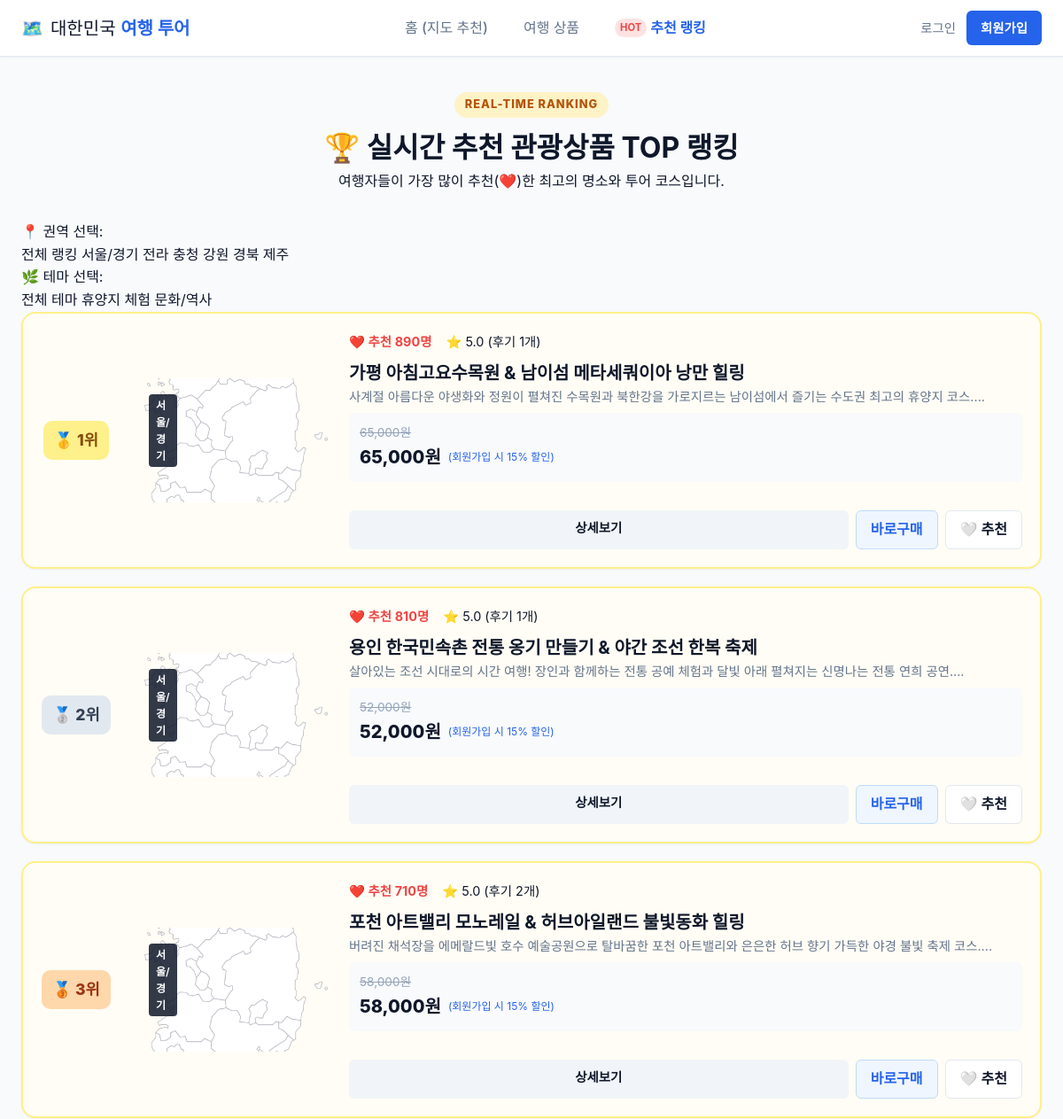
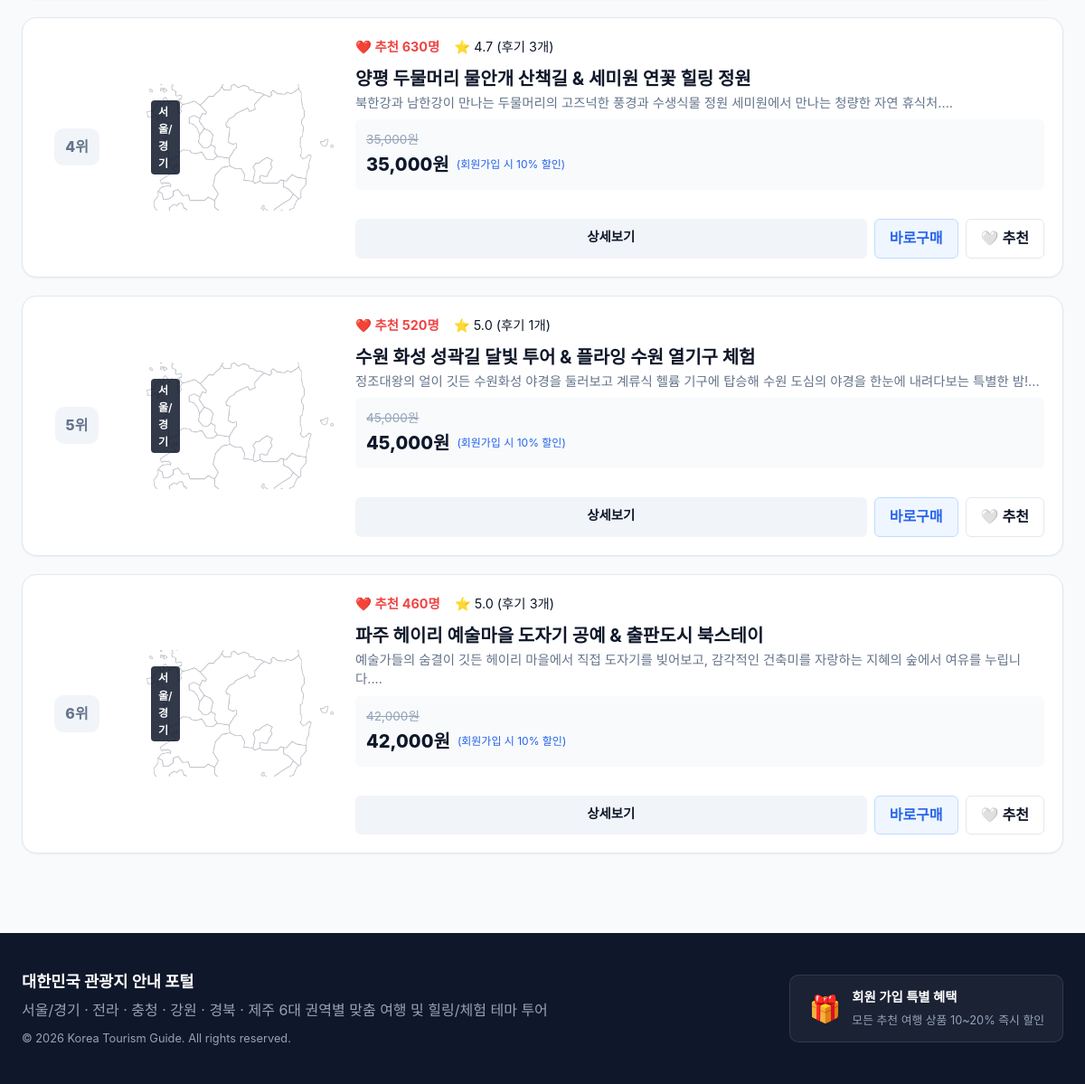
Before: /products/popular?region=서울/경기 with the older database file (2 pictures, top to bottom).
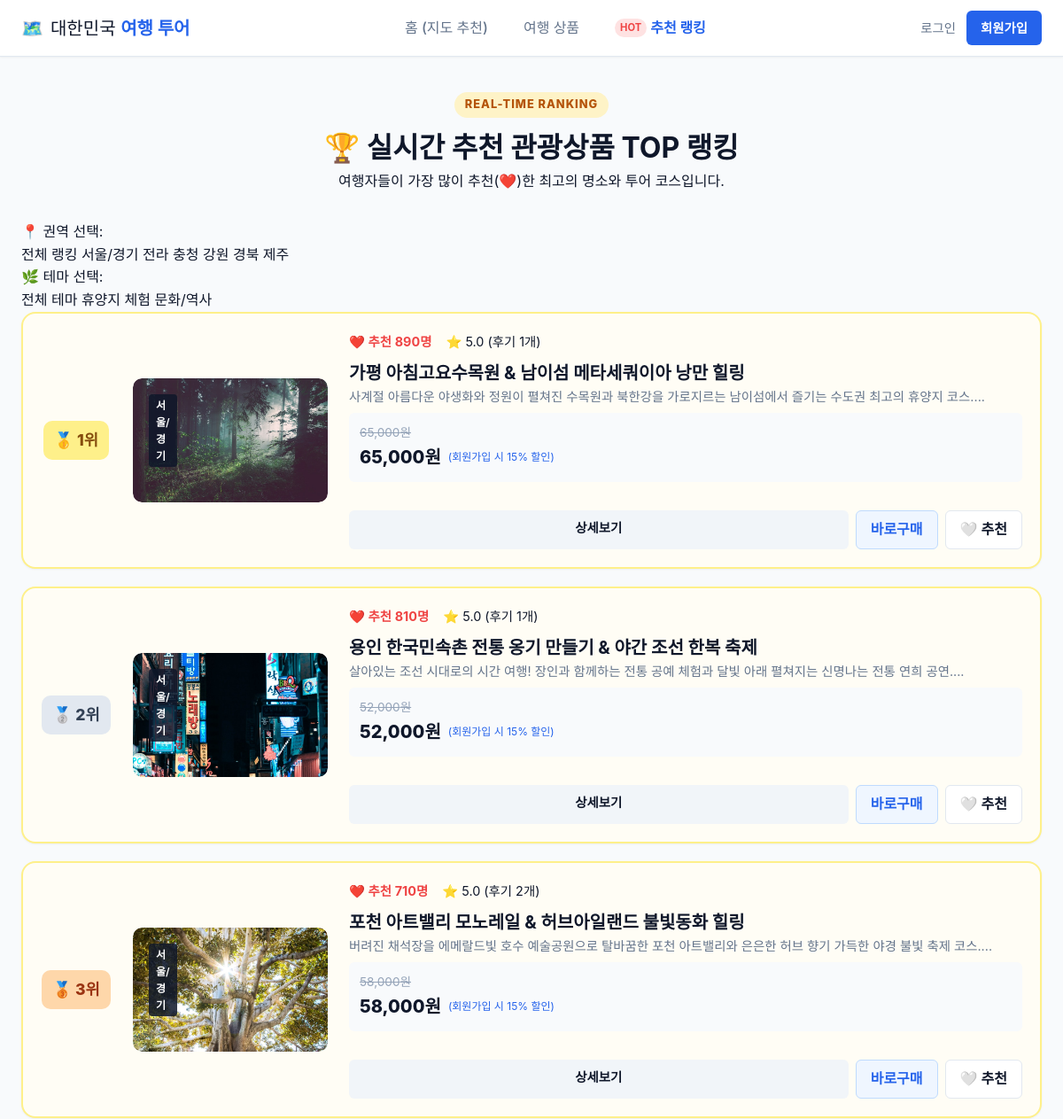
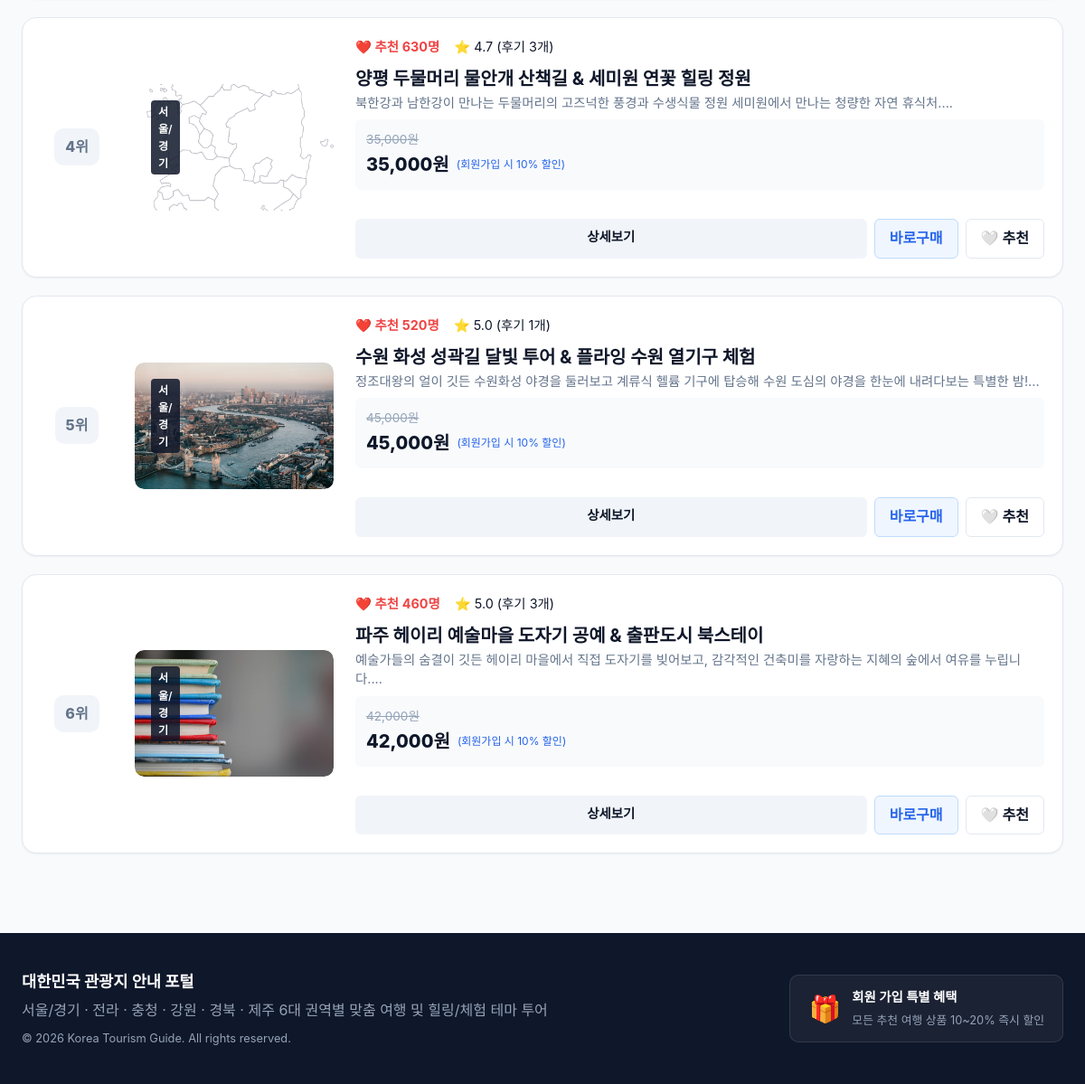
After: the same page with the newer database file (2 pictures, top to bottom).
### models/tour.py (models this page shows, shortened)
class TourProduct(db.Model):
    __tablename__ = 'tour_products'
    id = db.Column(db.Integer, primary_key=True)
    name = db.Column(db.String(150), nullable=False, index=True)
    description = db.Column(db.Text, nullable=False)
    region = db.Column(db.String(50), nullable=False, index=True) # 6개 지역
    theme_id = db.Column(db.Integer, db.ForeignKey('themes.id'), nullable=False)
    original_price = db.Column(db.Integer, nullable=False)
    member_discount_rate = db.Column(db.Float, default=0.15) # 회원 15% 기본 할인
    recommendation_count = db.Column(db.Integer, default=0, index=True) # 누적 추천수
    image_url = db.Column(db.String(255), default='/static/img/default-tour.jpg')
    image_urls = db.Column(db.Text, nullable=True) # JSON 문자열 형태의 3~4개 이상 이미지 URL 목록
    created_at = db.Column(db.DateTime, default=lambda: datetime.now(timezone.utc))
    reviews = db.relationship('Review', backref='product', lazy='dynamic', cascade='all, delete-orphan')
    likes = db.relationship('ProductLike', backref='product', lazy='dynamic', cascade='all, delete-orphan')
    order_items = db.relationship('OrderItem', backref='product', lazy='dynamic')
    cart_items = db.relationship('CartItem', backref='product', lazy='dynamic')
    def get_discounted_price(self, is_member=False):
        if is_member:
            return int(self.original_price * (1 - self.member_discount_rate))
        return self.original_price
    def get_average_rating(self):
        review_list = self.reviews.all()
        if not review_list:
            return 0.0
        return round(sum(r.rating for r in review_list) / len(review_list), 1)
    def get_image_list(self):
        if self.image_urls:
            try:
                import json
                urls = json.loads(self.image_urls)
                if isinstance(urls, list) and len(urls) > 0:
                    return urls
            except Exception:
                urls = [u.strip() for u in self.image_urls.splitlines() if u.strip()]
                if urls:
                    return urls
        if self.image_url:
            return [self.image_url]
        return ['/static/img/default-tour.jpg']

### models/review.py (models this page shows, shortened)
class Review(db.Model):
    __tablename__ = 'reviews'
    id = db.Column(db.Integer, primary_key=True)
    user_id = db.Column(db.Integer, db.ForeignKey('users.id', ondelete='CASCADE'), nullable=False)
    product_id = db.Column(db.Integer, db.ForeignKey('tour_products.id', ondelete='CASCADE'), nullable=False)
    title = db.Column(db.String(150), nullable=False)
    content = db.Column(db.Text, nullable=False)
    rating = db.Column(db.Integer, default=5, nullable=False) # 1~5
    created_at = db.Column(db.DateTime, default=lambda: datetime.now(timezone.utc))
    updated_at = db.Column(db.DateTime, default=lambda: datetime.now(timezone.utc), onupdate=lambda: datetime.now(timezone.utc))

### views/product_views.py (the view)
@product_bp.route('/popular')
def popular():
    region = request.args.get('region')
    theme_id = request.args.get('theme_id', type=int)
    query = TourProduct.query
    if region and region in RegionEnum.get_display_names():
        query = query.filter_by(region=region)
    if theme_id:
        query = query.filter_by(theme_id=theme_id)
    top_products = query.order_by(TourProduct.recommendation_count.desc()).all()
    themes = Theme.query.filter_by(is_active=True).all()
    regions = RegionEnum.get_display_names()
    return render_template(
        'product/popular.html',
        products=top_products,
        themes=themes,
        regions=regions,
        selected_region=region,
        selected_theme_id=theme_id
    )

### app.py (called while the page is built)
def create_app(config_class=Config):
    app = Flask(__name__, static_folder='static', template_folder='templates')
    app.config.from_object(config_class)
    db.init_app(app)
    login_manager.init_app(app)
    csrf.init_app(app)
    register_blueprints(app)
    @app.context_processor
    def inject_cart_count():
        from flask_login import current_user
        if current_user.is_authenticated and current_user.cart:
            return {'cart_count': current_user.cart.get_total_count()}
        return {'cart_count': 0}
    @app.errorhandler(404)
    def not_found_error(error):
        return render_template('base.html'), 404
    @app.errorhandler(500)
    def internal_error(error):
        db.session.rollback()
        return render_template('base.html'), 500
    with app.app_context():
        db.create_all()
    return app

### models/tour.py (called while the page is built)
    @classmethod
    def get_display_names(cls):
        return [r.value for r in cls]

### templates/product/popular.html (shortened to what the changed rows need)
{% extends "base.html" %}
{% block content %}
<div class="container page-content">
  <div class="ranking-hero">
    <h1>🏆 실시간 <strong>추천 관광상품 TOP 랭킹</strong></h1>
  </div>
  {% if products %}
    <div class="ranking-grid">
      {% for p in products %}
        <div class="ranking-card {% if loop.index <= 3 %}rank-top3{% endif %}">
          <div class="rank-badge-wrap">
            {% if loop.index == 1 %}
              <span class="rank-badge rank-1">🥇 1위</span>
            {% elif loop.index == 2 %}
              <span class="rank-badge rank-2">🥈 2위</span>
            {% elif loop.index == 3 %}
              <span class="rank-badge rank-3">🥉 3위</span>
            {% else %}
              <span class="rank-badge rank-normal">{{ loop.index }}위</span>
            {% endif %}
          </div>
          <a href="{{ url_for('product.detail', product_id=p.id) }}" class="rank-thumb-link" title="{{ p.name }} 상세보기">
            <div class="rank-thumb-wrap">
              <img src="{{ p.image_url }}" alt="{{ p.name }}" class="rank-thumb" onerror="this.src='/static/img/default-tour.jpg'">
              <div class="thumb-chips">
                <span class="badge-region">{{ p.region }}</span>
              </div>
            </div>
          </a>
          <div class="rank-content">
            <div class="rank-meta">
              <span class="like-highlight">❤️ 추천 <strong>{{ "{:,}".format(p.recommendation_count) }}</strong>명</span>
              <span class="rating-highlight">⭐ {{ p.get_average_rating() }} (후기 {{ p.reviews.count() }}개)</span>
            </div>
            <a href="{{ url_for('product.detail', product_id=p.id) }}" class="rank-text-link" title="{{ p.name }} 상세보기">
              <h3 class="rank-title">{{ p.name }}</h3>
              <p class="rank-desc">{{ p.description[:80] }}...</p>
            </a>
            <div class="pricing-box">
              <span class="original-price">{{ "{:,}".format(p.original_price) }}원</span>
              <div class="final-price-wrap">
                <span class="final-price">{{ "{:,}".format(p.get_discounted_price(current_user.is_authenticated)) }}원</span>
                {% if current_user.is_authenticated %}
                  <span class="discount-badge">회원 {{ (p.member_discount_rate * 100)|int }}% 할인</span>
                {% else %}
                  <span class="guest-notice">(회원가입 시 {{ (p.member_discount_rate * 100)|int }}% 할인)</span>
                {% endif %}
              </div>
            </div>
            <div class="rank-actions">
              <a href="{{ url_for('product.detail', product_id=p.id) }}" class="btn-detail">상세보기</a>
              {% if current_user.is_authenticated %}
                <form action="{{ url_for('cart.add_to_cart') }}" method="POST" class="inline-form">
                  <input type="hidden" name="csrf_token" value="{{ csrf_token() }}">
                  <input type="hidden" name="product_id" value="{{ p.id }}">
                  <input type="hidden" name="quantity" value="1">
                  <button type="submit" class="btn-cart" title="장바구니 담기">🛒 담기</button>
                </form>
                <form action="{{ url_for('product.toggle_like', product_id=p.id) }}" method="POST" class="inline-form">
                  <input type="hidden" name="csrf_token" value="{{ csrf_token() }}">
                  <button type="submit" class="btn-like-sm {% if p.is_liked_by(current_user) %}liked{% endif %}" title="추천하기">
                    {% if p.is_liked_by(current_user) %}❤️ 추천완료{% else %}🤍 추천{% endif %}
                  </button>
                </form>
              {% else %}
                <a href="{{ url_for('order.checkout', product_id=p.id, quantity=1) }}" class="btn-cart" title="비회원 바로 구매">바로구매</a>
                <a href="{{ url_for('auth.login', next=request.path) }}" class="btn-like-sm" title="로그인 후 추천">🤍 추천</a>
              {% endif %}
            </div>
          </div>
        </div>
      {% endfor %}
    </div>
  {% else %}
    <div class="empty-state">
      <span class="empty-icon">🏆</span>
      <p>조건에 맞는 랭킹 상품이 없습니다.</p>
    </div>
  {% endif %}
</div>
{% endblock %}

Changed rows visible on the page:
changed TourProduct "가평 아침고요수목원 & 남이섬 메타세쿼이아 낭만 힐링": image_url: picture added in place of a placeholder
changed TourProduct "용인 한국민속촌 전통 옹기 만들기 & 야간 조선 한복 축제": image_url: picture added in place of a placeholder
changed TourProduct "포천 아트밸리 모노레일 & 허브아일랜드 불빛동화 힐링": image_url: picture added in place of a placeholder
changed TourProduct "수원 화성 성곽길 달빛 투어 & 플라잉 수원 열기구 체험": image_url: picture added in place of a placeholder
changed TourProduct "파주 헤이리 예술마을 도자기 공예 & 출판도시 북스테이": image_url: picture added in place of a placeholder
